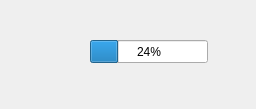
<?xml version="1.0" encoding="UTF-8"?>
<ui version="4.0">
 <class>Form</class>
 <widget class="QWidget" name="Form">
  <property name="geometry">
   <rect>
    <x>0</x>
    <y>0</y>
    <width>256</width>
    <height>109</height>
   </rect>
  </property>
  <property name="windowTitle">
   <string>Form</string>
  </property>
  <widget class="QProgressBar" name="progressBar">
   <property name="geometry">
    <rect>
     <x>90</x>
     <y>40</y>
     <width>118</width>
     <height>23</height>
    </rect>
   </property>
   <property name="value">
    <number>24</number>
   </property>
  </widget>
 </widget>
 <resources/>
 <connections/>
</ui>
